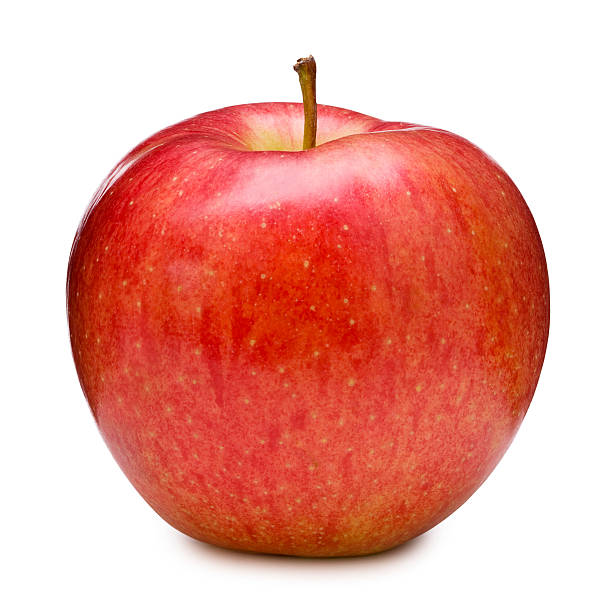
#> input picture apple.jpg, 612 x 612 px
$ python homework-7.py
#> lines starting #> are read from the running program, lines starting #| are printed output that depends on the picture
# Gaussion filtresi

import cv2
import numpy as np
import matplotlib.pyplot as plt

def gaussian_filter(image_path, kernel_size=3, sigma=1.0):
    # Görüntüyü oku
#> called with image_path = 'apple.jpg', kernel_size = 5, sigma = 1.5
    image = cv2.imread(image_path, cv2.IMREAD_GRAYSCALE)
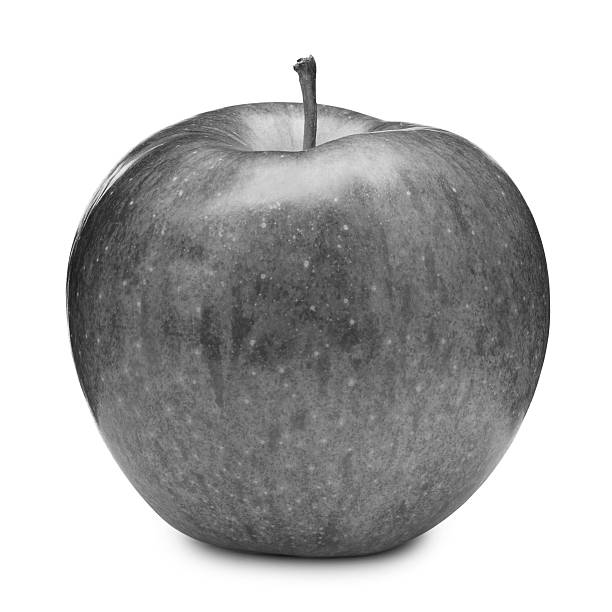
#> image: shape (612, 612); min 9, max 255, mean 186

    # Gaussian filtresi uygula
    filtered_image = cv2.GaussianBlur(image, (kernel_size, kernel_size), sigma)

    # Görselleştirme
    plt.figure(figsize=(10, 5))

    plt.subplot(1, 2, 1)
    plt.imshow(image, cmap='gray')
    plt.title('Orijinal Görüntü')
    plt.axis('off')

    plt.subplot(1, 2, 2)
    plt.imshow(filtered_image, cmap='gray')
    plt.title('Gaussian Filtre Sonrası (Kernel Boyutu = {}, Sigma = {})'.format(kernel_size, sigma))
    plt.axis('off')

    plt.show()
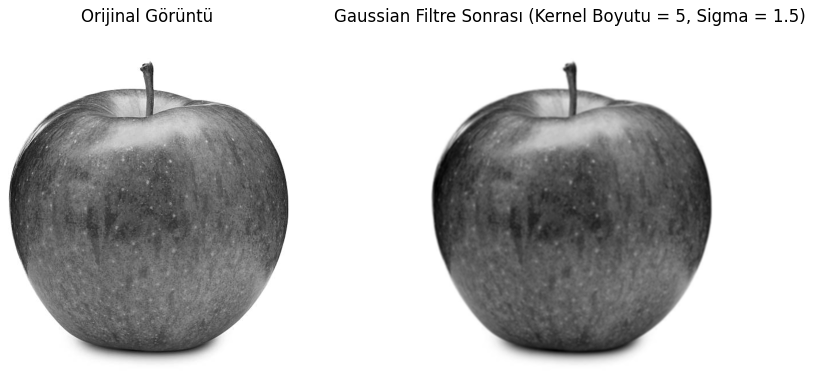
#> figure drawn by matplotlib, 2 panels

# Örnek bir görüntü üzerinde Gaussian filtre işlemi uygula
image_path = "apple.jpg"
gaussian_filter(image_path, kernel_size=5, sigma=1.5)
